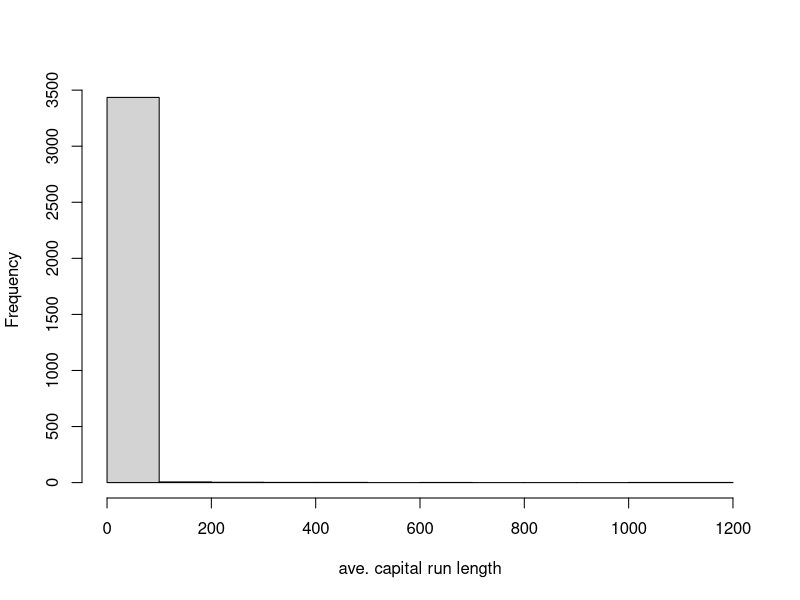
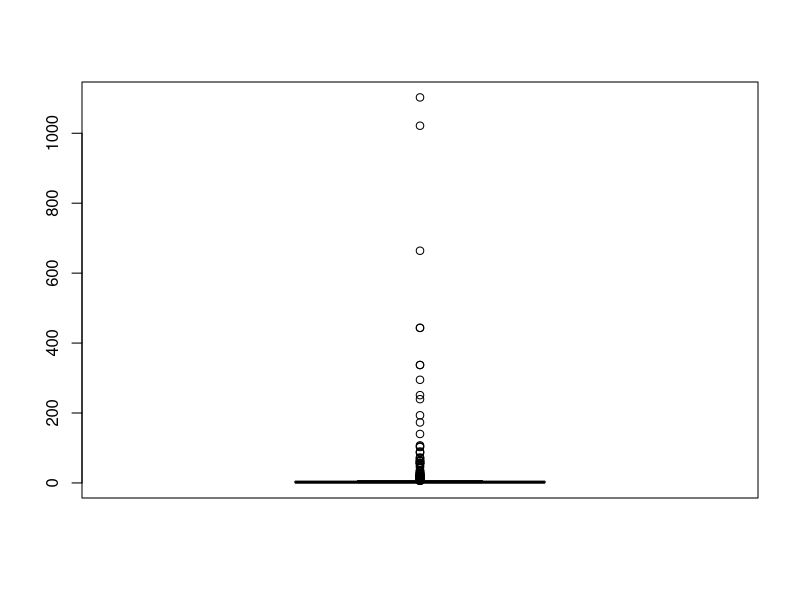
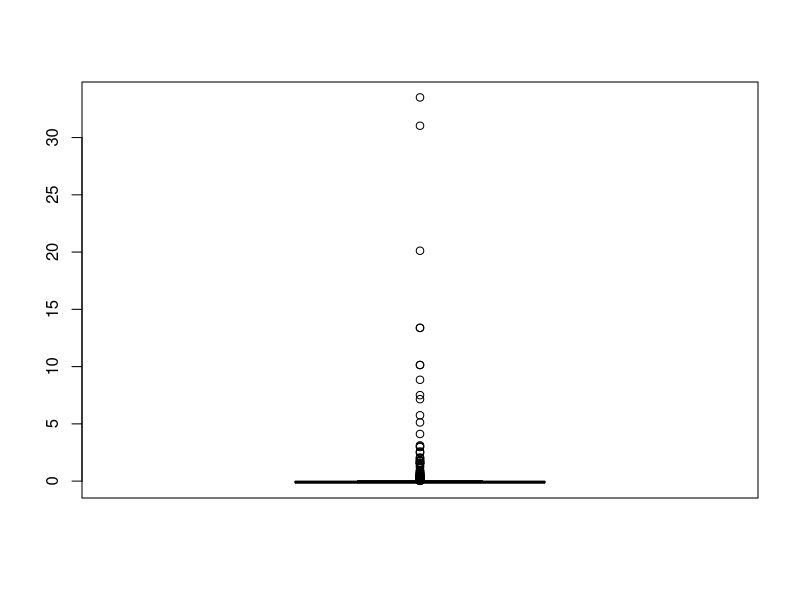
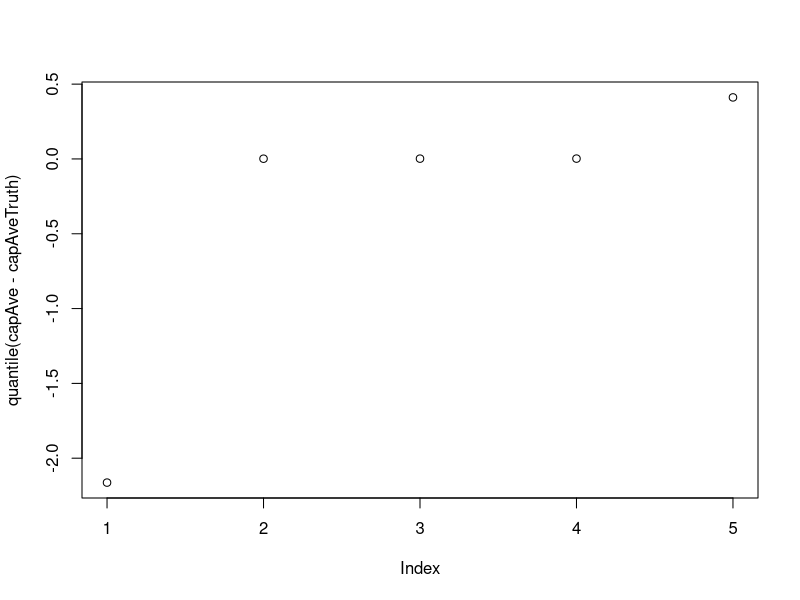

The R script that drew these images, in order:
## ---- chunk 1
library(caret)
library(kernlab)
data(spam)

inTrain<-createDataPartition(y=spam$type,p=0.75,list=FALSE)

training<-spam[inTrain,]
testing<-spam[-inTrain,]

hist(training$capitalAve,main="",xlab="ave. capital run length")

boxplot(training$capitalAve)
mean(training$capitalAve)
sd(training$capitalAve)

## ---- chunk 2
# z-score
trainCapAve<-training$capitalAve
trainCapAveZ<-(trainCapAve-mean(trainCapAve))/sd(trainCapAve)

mean(trainCapAveZ)
sd(trainCapAveZ)
boxplot(trainCapAveZ)

## ---- chunk 3
preObj<-preProcess(training[,-58],method=c("center","scale"))

trainCapAveS<-predict(preObj,training[,-58])$capitalAve

mean(trainCapAveS)
sd(trainCapAveS)

testCapAveS<-predict(preObj,testing[,-58])$capitalAve
mean(testCapAveS)
sd(testCapAveS)
## ---- chunk 4
set.seed(13343)

#Make some values NA
training$capAve<-training$capitalAve
selectNA<-rbinom(dim(training)[1],size=1,prob=0.05)==1
training$capAve[selectNA]<-NA

training$capAve

# Impute and standardize
preObj<-preProcess(training[,-58],method="knnImpute")
capAve<-predict(preObj,training[,-58])$capAve

capAve

# Standardize true values
capAveTruth<-training$capitalAve
capAveTruth<-(capAveTruth-mean(capAveTruth))/sd(capAveTruth)

capAveTruth

quantile(capAve - capAveTruth)
plot(quantile(capAve-capAveTruth))
